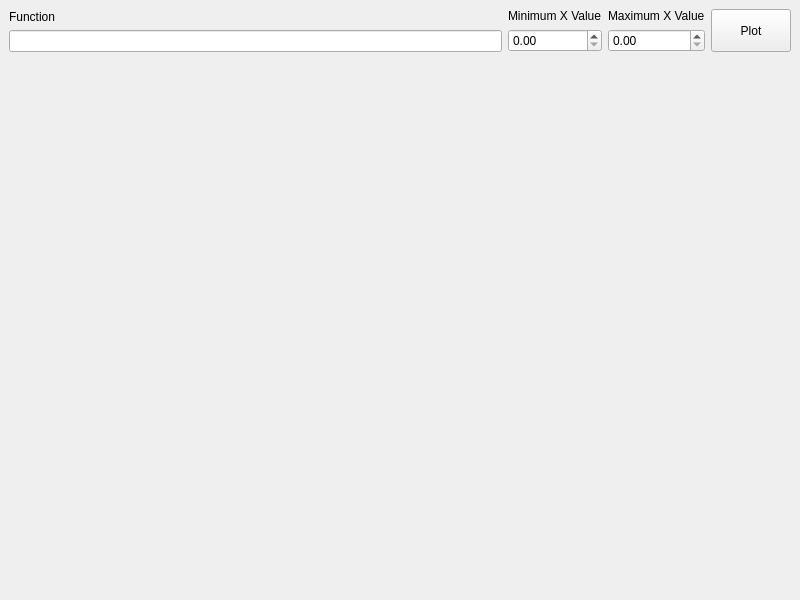
<?xml version="1.0" encoding="UTF-8"?>
<ui version="4.0">
 <class>FunctionPlotter</class>
 <widget class="QMainWindow" name="FunctionPlotter">
  <property name="geometry">
   <rect>
    <x>0</x>
    <y>0</y>
    <width>800</width>
    <height>600</height>
   </rect>
  </property>
  <property name="windowTitle">
   <string>FunctionPlotter</string>
  </property>
  <widget class="QWidget" name="centralwidget">
   <layout class="QGridLayout" name="gridLayout">
    <item row="0" column="0">
     <layout class="QVBoxLayout" name="verticalLayout">
      <item>
       <layout class="QHBoxLayout" name="horizontalLayout">
        <item>
         <layout class="QVBoxLayout" name="equationLayout">
          <item>
           <widget class="QLabel" name="equationLabel">
            <property name="text">
             <string>Function</string>
            </property>
           </widget>
          </item>
          <item>
           <widget class="QLineEdit" name="eqtnInput"/>
          </item>
         </layout>
        </item>
        <item>
         <layout class="QVBoxLayout" name="minXLayout">
          <item>
           <widget class="QLabel" name="minXLabel">
            <property name="text">
             <string>Minimum X Value</string>
            </property>
           </widget>
          </item>
          <item>
           <widget class="QDoubleSpinBox" name="minXInput"/>
          </item>
         </layout>
        </item>
        <item>
         <layout class="QVBoxLayout" name="maxXLayout">
          <item>
           <widget class="QLabel" name="maxXLabel">
            <property name="text">
             <string>Maximum X Value</string>
            </property>
           </widget>
          </item>
          <item>
           <widget class="QDoubleSpinBox" name="maxXInput"/>
          </item>
         </layout>
        </item>
        <item>
         <widget class="QPushButton" name="plotBtn">
          <property name="sizePolicy">
           <sizepolicy hsizetype="Minimum" vsizetype="Preferred">
            <horstretch>0</horstretch>
            <verstretch>0</verstretch>
           </sizepolicy>
          </property>
          <property name="text">
           <string>Plot</string>
          </property>
         </widget>
        </item>
       </layout>
      </item>
     </layout>
    </item>
    <item row="1" column="0">
     <widget class="QCustomPlot" name="display" native="true">
      <property name="sizePolicy">
       <sizepolicy hsizetype="Preferred" vsizetype="Expanding">
        <horstretch>0</horstretch>
        <verstretch>0</verstretch>
       </sizepolicy>
      </property>
     </widget>
    </item>
   </layout>
  </widget>
 </widget>
 <customwidgets>
  <customwidget>
   <class>QCustomPlot</class>
   <extends>QWidget</extends>
   <header>qcustomplot.h</header>
   <container>1</container>
  </customwidget>
 </customwidgets>
 <resources/>
 <connections/>
</ui>
